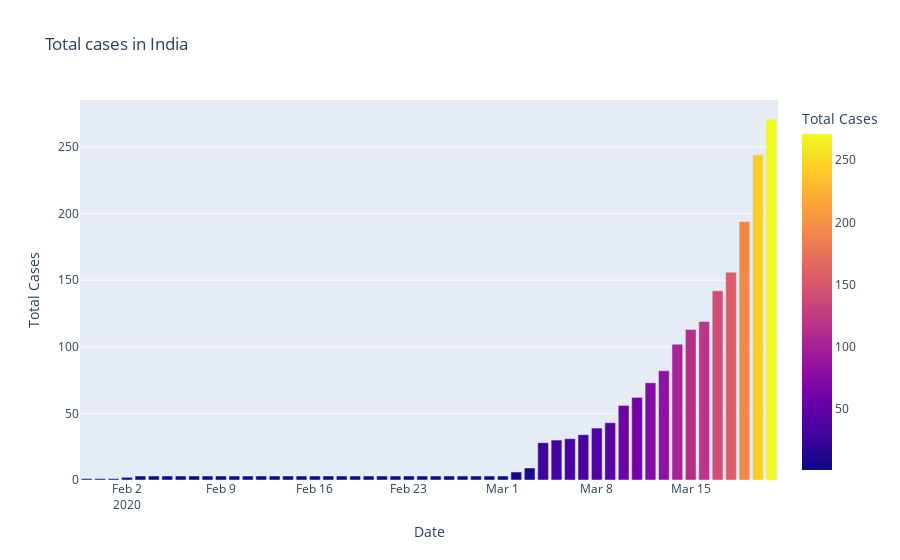

Write notebook code for a chart like this one.
### Code cell
# plotly express

fig = px.bar(dbd_india,dbd_india['Date'], dbd_india['Total Cases'], color='Total Cases', title='Total cases in India')
fig

### Figure 1 — Plotly figure (JSON) as saved in the notebook; plotly's stock layout.template omitted (floating-point values rounded to 4 significant figures)
{"data": [{"alignmentgroup": "True", "hovertemplate": "Date=%{x}<br>Total Cases=%{marker.color}<extra></extra>", "legendgroup": "", "marker": {"color": [1, 1, 1, 2, 3, 3, 3, 3, 3, 3, 3, 3, 3, 3, 3, 3, 3, 3, 3, 3, 3, 3, 3, 3, 3, 3, 3, 3, 3, 3, 3, 3, 6, 9, 28, 30, 31, 34, 39, 43, 56, 62, 73, 82, 102, 113, 119, 142, 156, 194, 244, 271], "coloraxis": "coloraxis"}, "name": "", "offsetgroup": "", "orientation": "v", "showlegend": false, "textposition": "auto", "type": "bar", "x": ["2020-01-30T00:00:00", "2020-01-31T00:00:00", "2020-02-01T00:00:00", "2020-02-02T00:00:00", "2020-02-03T00:00:00", "2020-02-04T00:00:00", "2020-02-05T00:00:00", "2020-02-06T00:00:00", "2020-02-07T00:00:00", "2020-02-08T00:00:00", "2020-02-09T00:00:00", "2020-02-10T00:00:00", "2020-02-11T00:00:00", "2020-02-12T00:00:00", "2020-02-13T00:00:00", "2020-02-14T00:00:00", "2020-02-15T00:00:00", "2020-02-16T00:00:00", "2020-02-17T00:00:00", "2020-02-18T00:00:00", "2020-02-19T00:00:00", "2020-02-20T00:00:00", "2020-02-21T00:00:00", "2020-02-22T00:00:00", "2020-02-23T00:00:00", "2020-02-24T00:00:00", "2020-02-25T00:00:00", "2020-02-26T00:00:00", "2020-02-27T00:00:00", "2020-02-28T00:00:00", "2020-02-29T00:00:00", "2020-03-01T00:00:00", "2020-03-02T00:00:00", "2020-03-03T00:00:00", "2020-03-04T00:00:00", "2020-03-05T00:00:00", "2020-03-06T00:00:00", "2020-03-07T00:00:00", "2020-03-08T00:00:00", "2020-03-09T00:00:00", "2020-03-10T00:00:00", "2020-03-11T00:00:00", "2020-03-12T00:00:00", "2020-03-13T00:00:00", "2020-03-14T00:00:00", "2020-03-15T00:00:00", "2020-03-16T00:00:00", "2020-03-17T00:00:00", "2020-03-18T00:00:00", "2020-03-19T00:00:00", "2020-03-20T00:00:00", "2020-03-21T00:00:00"], "xaxis": "x", "y": [1, 1, 1, 2, 3, 3, 3, 3, 3, 3, 3, 3, 3, 3, 3, 3, 3, 3, 3, 3, 3, 3, 3, 3, 3, 3, 3, 3, 3, 3, 3, 3, 6, 9, 28, 30, 31, 34, 39, 43, 56, 62, 73, 82, 102, 113, 119, 142, 156, 194, 244, 271], "yaxis": "y"}], "layout": {"barmode": "relative", "coloraxis": {"colorbar": {"title": {"text": "Total Cases"}}, "colorscale": [[0, "#0d0887"], [0.1111, "#46039f"], [0.2222, "#7201a8"], [0.3333, "#9c179e"], [0.4444, "#bd3786"], [0.5556, "#d8576b"], [0.6667, "#ed7953"], [0.7778, "#fb9f3a"], [0.8889, "#fdca26"], [1, "#f0f921"]]}, "legend": {"tracegroupgap": 0}, "title": {"text": "Total cases in India"}, "xaxis": {"anchor": "y", "domain": [0, 1], "title": {"text": "Date"}}, "yaxis": {"anchor": "x", "domain": [0, 1], "title": {"text": "Total Cases"}}}}
